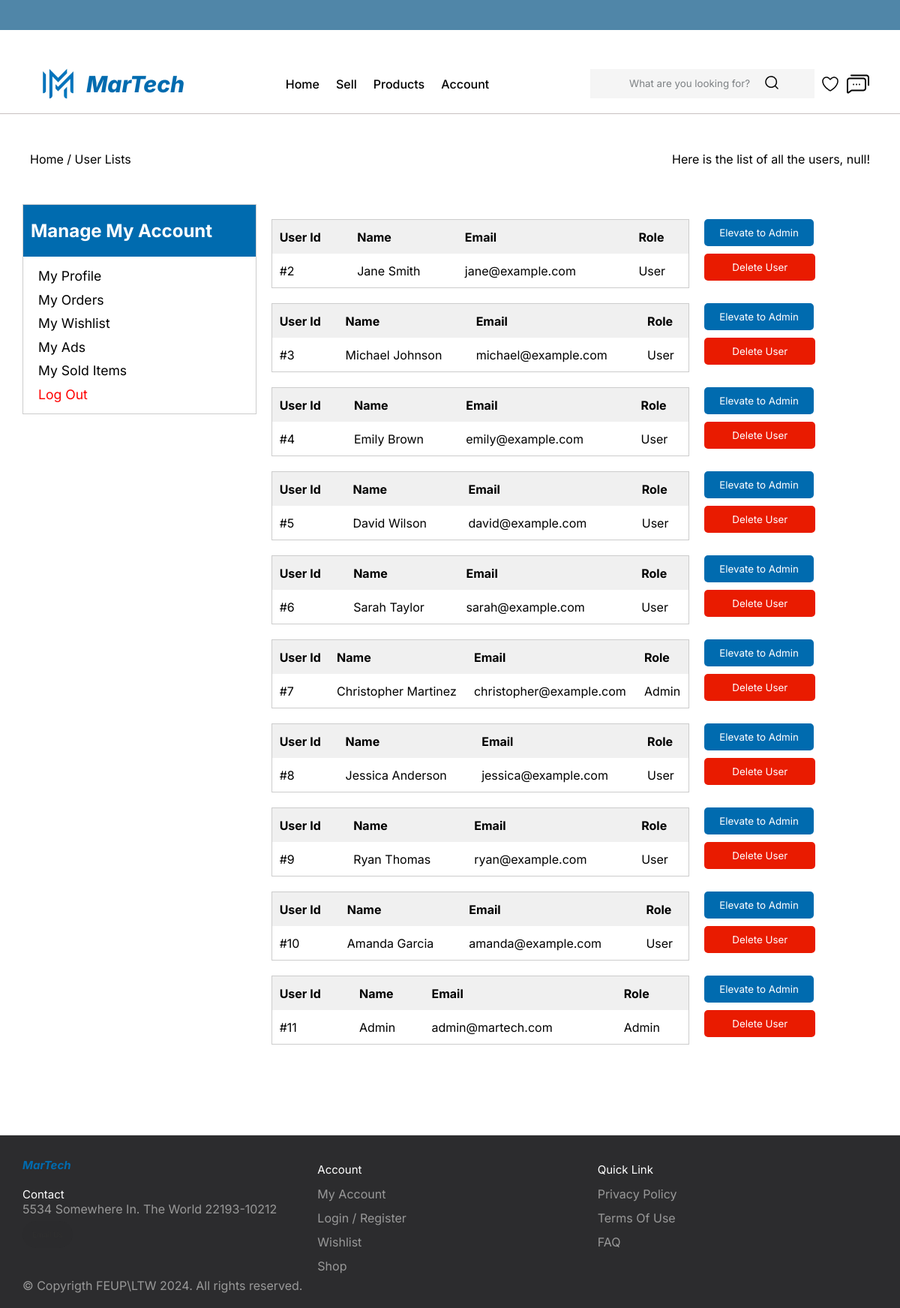
The app's page /pages/userlist.php with its own data.
### tables this page shows
CREATE TABLE USERS(
id INT PRIMARY KEY NOT NULL,
name TEXT NOT NULL,
address TEXT,
phone TEXT NOT NULL UNIQUE,
email TEXT NOT NULL UNIQUE,
admin BOOLEAN DEFAULT FALSE,
password TEXT NOT NULL
);

### data/user.php (called while the page is built, shortened)
<?php
    class User {
    static function isAdmin($user_id,$db){
        $query = 'SELECT * FROM Users WHERE id = ?';
        $stmt = $db->prepare($query);
        $stmt->execute(array($user_id));
        $user = $stmt->fetch();
        if($user['admin'] == TRUE){
            return true;
        } else {
            return false;
        }
    }
    static function getAllUsers($db){
        $query = 'SELECT * FROM Users';
        $stmt = $db->prepare($query);
        $stmt->execute();
        $users = $stmt->fetchAll();
        return $users;
    }
}
    ?>

### templates/userlist_tpl.php (the view, shortened to what this page needs)
<?php
  function drawUserList() {
    require_once(__DIR__ .'/../data/connection.php');
    require_once(__DIR__ .'/../data/user.php');
    $db = getDatabaseConnection();
    $users = User::getAllUsers($db);
    ?>
    <section class="orders">
    <?php if(!$users){
            echo '<p>No Users yet</p>';
            ?>
            </section>
            <?php
    }
    else {
    foreach ($users as $user){
        $user_id = $user['id'];
        $user_name = $user['name'];
        $user_email = $user['email'];
        $delete_btn_id = 'delete_btn_' . $user['id'];
        $edit_button_id = 'edit_btn_' . $user['id'];
    ?>
    <div class="user_container">
        <table class="order_table">
            <tr>
                <th>User Id</th>
                <th>Name</th>
                <th>Email</th>
                <th>Role</th>
            </tr>
            <tr>
                <td>#<?php echo $user_id;?></td>
                <td><?php echo $user_name;?></td>
                <td><?php echo $user_email;?></td>
                <?php if(User::isAdmin($user_id,$db)){?>
                    <td>Admin</td>
                <?php } else { ?>
                    <td>User</td>
                <?php } ?>
            </tr>
        </table>
        <div class="buttons">
            <button id="<?php echo $edit_button_id;?>" class="elevatebtn">Elevate to Admin</button>
            <button id="<?php echo $delete_btn_id;?>" class = "deletebtn">Delete User</button>
        </div>
    </div>
    <?php
        }
        ?>
        </section>
        <?php
    }
}
?>

### CSS/userlist.css (style rules this page uses)
#order_body { display: flex; flex-direction: column; }
.orders { display: flex; flex-direction: column; gap: 20px; padding: 20px; }
.user_container { display: flex; flex-direction: row; gap: 20px; }
.order_table { width: 100%; border-collapse: collapse; border: 1px solid #ccc; }
.elevatebtn { background-color: #006BAF; color: white; padding: 10px 20px; border: none; border-radius: 5px; cursor: pointer; margin: 0px 0px 10px; font-family:"Inter" ; }
.deletebtn { background-color: #e91b00; color: white; padding: 10px 37px; border: none; border-radius: 5px; cursor: pointer; margin: 0px 0px 10px; font-family:"Inter" ; }
.order_table th { padding: 10px; text-align: left; background-color: #f0f0f0; font-weight: bold; }
.order_table td { padding: 10px; text-align: left; }

### CSS/topbar.css (style rules this page uses)
* { padding: 0px; margin: 0px; box-sizing: border-box; }
html { font-size: 10px; }
body { font-family: "Inter"; font-size: 1.6rem; }

### CSS/footer.css (style rules this page uses)
*, *:before, *:after { box-sizing: border-box; }

### records on screen
users: id "2", name "Jane Smith", email "jane@example.com", shows "User"
users: id "3", name "Michael Johnson", email "michael@example.com", shows "User"
users: id "4", name "Emily Brown", email "emily@example.com", shows "User"
users: id "5", name "David Wilson", email "david@example.com", shows "User"
users: id "6", name "Sarah Taylor", email "sarah@example.com", shows "User"
users: id "7", name "Christopher Martinez", email "christopher@example.com", shows "Admin"
users: id "8", name "Jessica Anderson", email "jessica@example.com", shows "User"
users: id "9", name "Ryan Thomas", email "ryan@example.com", shows "User"
users: id "10", name "Amanda Garcia", email "amanda@example.com", shows "User"
users: id "11", name "Admin", email "admin@martech.com"

### other values on screen
$session->getName() "null"
